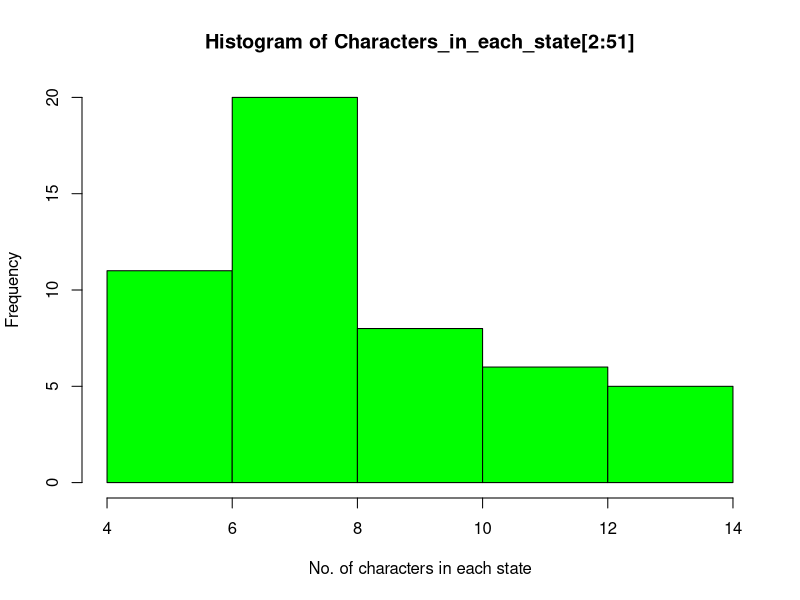

Source code (R): (Note: this script raises an error after producing the figure.)
                                  #Assignment 3#

# Task 1
#States = rownames(US Arrests)
#Get states names with 'w'.
#Get states names with 'W'.

States = rownames(USArrests)
rownames(USArrests)
grep("w",rownames(USArrests))
States_with_w <-grep("w",States)

for (i in 1:length(States_with_w))
{
  print(States[States_with_w[i]])  
}

# states name starts with "W"
States = rownames(USArrests)
rownames(USArrests)
grep("W",rownames(USArrests))
States_with_W <-grep("W",States)
for (i in 1:length(States_with_W))
{
  print(States[States_with_W[i]])  
}

#2 Prepare a Histogram of the number of characters in each US state.
Characters_in_each_state <- c(0)
for(i in 1:50){
  temp <- States[i]
  len <- nchar(temp)
  Characters_in_each_state <- c(Characters_in_each_state,len)
  
}

hist(Characters_in_each_state[2:51],xlab="No. of characters in each state",col = " green")


#Task 2

#1 1. Test whether two vectors are exactly equal (element by element).
vec1 = c(rownames(mtcars[1:15,]))
vec2 = c(rownames(mtcars[11:25,]))
vec1==vec2

#2 sort the vector in acsendig and descending order
View(mtcars)
vec1 = c(rownames(mtcars[1:15,]))
vec2 = c(rownames(mtcars[11:25,]))
sort(vec1, decreasing=FALSE)
sort(vec2,decreasing = TRUE)

#Task 3

#3. What is the major difference between str() and paste() show an example?
paste() # is function which we use to concatenate the strings
v="Data"
x="Analyst"
paste(v,x)
str() # which converts data.frame into list format
L1<-list(mtcars[,1:3])
str(L1)


# 4.Introduce a separator when concatenating the strings.
V="Teju"
X="Sharat"
paste(V,X, sep = ",")
